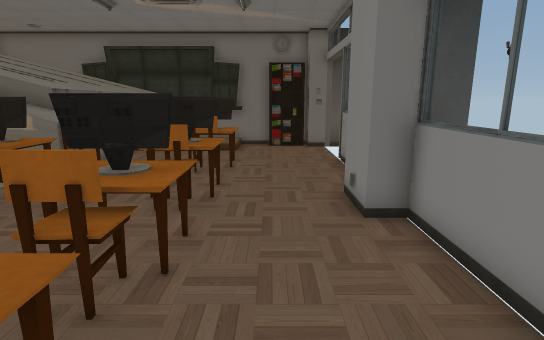
[1] (above)

13 first-person views from a walk through a scene from a Unity 3-D project. The camera is 1.2 m above the floor, tilts 12° down and sees 80° across. Doors are open. The floor is counted in squares, 0.5 m on a side. Each view is taken from the middle of a square. On the plan, view 1 faces up. The plan holds only what a view shows up to about 20 squares ahead; the rest is blank. The place goes on beyond the plan. Some animated figures are not drawn.

[2]
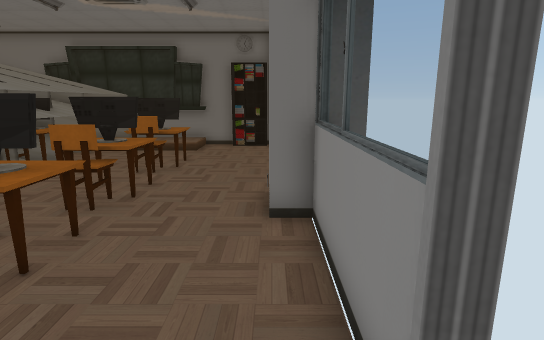

[3]
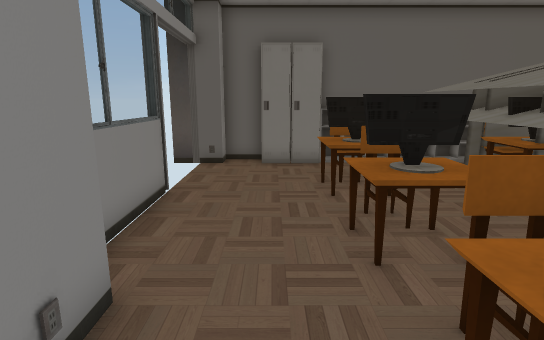

[4]
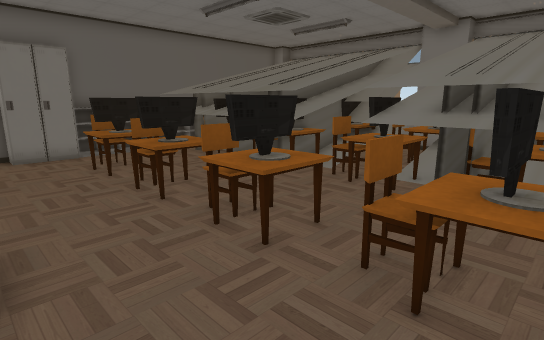

[5]
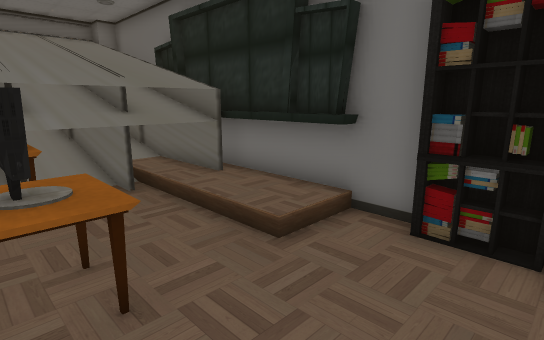

[6]
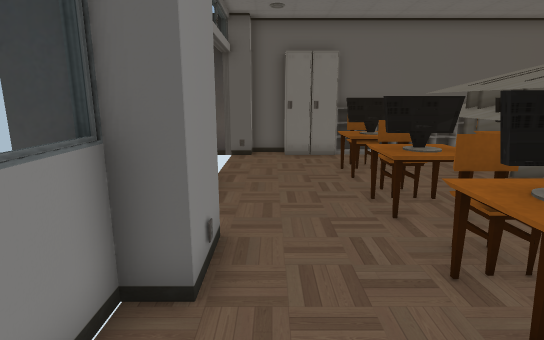

[7]
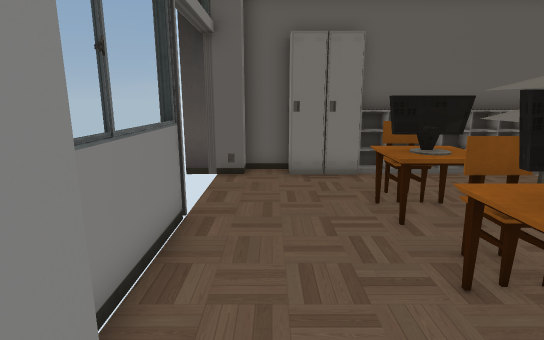

[8]
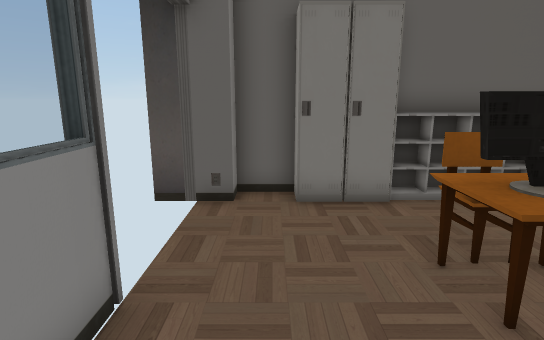

[9]
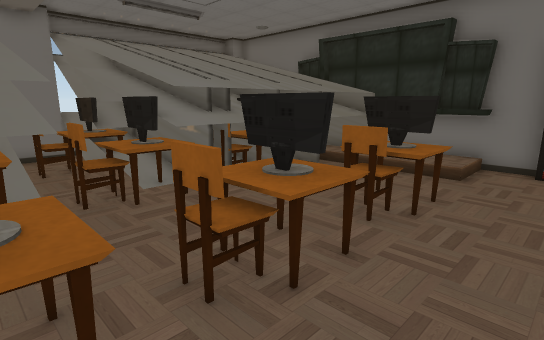

[10]
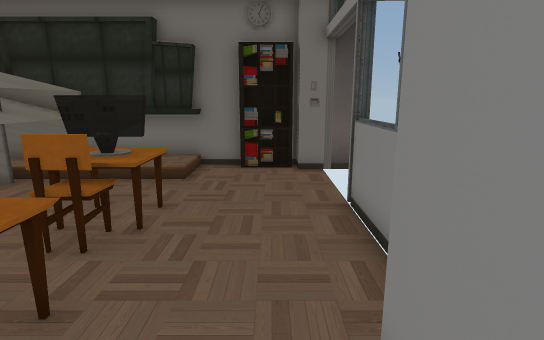

[11]
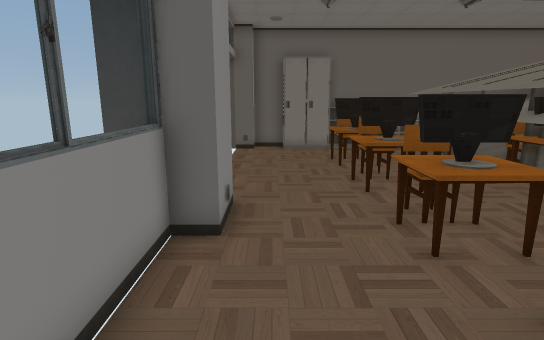

[12]
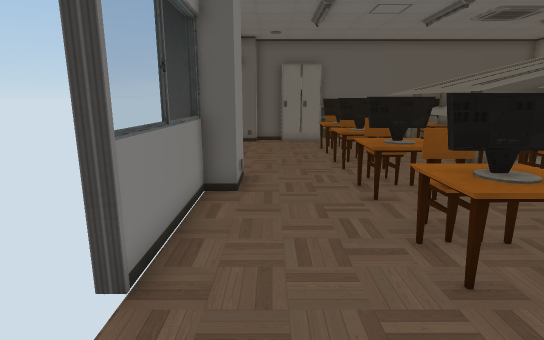

[13]
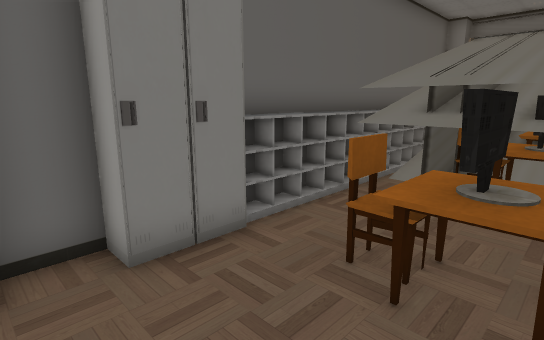

### Floor plan
Key: @ floor where view 1 was taken; # wall or solid block; . main floor; : floor 0.25 m higher than the main floor; / step, stairs or slope; D open door; = window, fence, low wall or low ledge; ^ raised ledge; v drop or lower ground; B blackboard; K bookshelf; C computer; T table; H chair; L closet; O other object.
Columns run from 9 left of view 1 to 4 right of it. Each row starts with its distance up from view 1.
 18 BBBBBBBB#KK#
 17  ^^^::::... D
 16  ^^^////....D
 15 #^^^........D
 14 #^^^........
 13 #^^^..CCT...=
 12 #^^^..#CT...=
 11 #^^^..#H....#
 10 #^^^........=
  9  ^C^..CCT..###
  8 vvCT..CCT..##
  7 vvO....H...#
  6 ^^^^..TTT..###
  5 ^^^^..CCT...=
  4  ^^^..TTT...=
  3  ^^^..HH....=
  2 #^^^..TCT...=
  1 #^^^..CCT...
  0 #^^^..THT@..D
 -1 #^^^........D
 -2  ^^^........D
 -3 ^^^^^^^LLL ##
 -4 ############

Where each view was taken, in squares from view 1:
view 1: 0 up, 0 right, facing up
view 2: 0 up, 2 right, facing up
view 3: 10 up, 0 right, facing down
view 4: 13 up, 2 right, facing down-left
view 5: 12 up, 2 right, facing up-left
view 6: 12 up, 1 right, facing down
view 7: 8 up, 1 right, facing down
view 8: 5 up, 1 right, facing down
view 9: 5 up, 1 right, facing up-left
view 10: 6 up, 1 right, facing up
view 11: 14 up, 1 right, facing down
view 12: 17 up, 1 right, facing down
view 13: 2 up, 2 right, facing down-left
